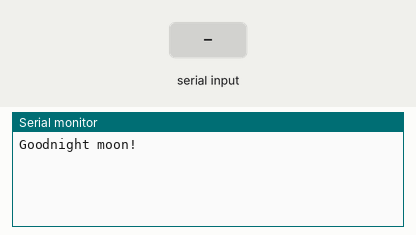
Simulated run of this sketch. Board: Arduino Leonardo, built with avr-gcc and run on an emulated ATmega32U4. On the bench: the last lines printed to the serial monitor. The inputs (shaded band) are chosen by the test bench.

Above: at 1.2 s.
1.3 s: "1" received over the second serial link
At 2.5 s:
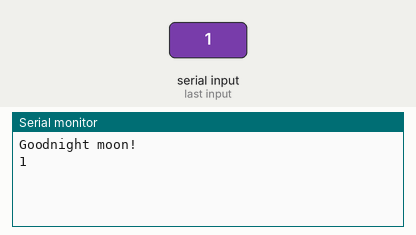
2.8 s: "0" received over the second serial link
At 3.7 s:
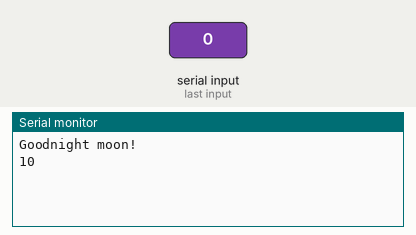

Measured:
- after the input at 1.3 s, the serial monitor: prints a new line at once (image 1)
- after the input at 2.8 s, the serial monitor: prints a new line at once (image 2)

The sketch:

GPSWorking.ino
```cpp
#include <SoftwareSerial.h>

SoftwareSerial mySerial(10, 11); // RX, TX

void setup()
{
  // Open serial communications and wait for port to open:
  Serial.begin(9600);
  while (!Serial) {
    ; // wait for serial port to connect. Needed for Leonardo only
  }


  Serial.println("Goodnight moon!");

  // set the data rate for the SoftwareSerial port
  mySerial.begin(4800);
  mySerial.println("Hello, world?");
}

void loop() // run over and over
{
  if (mySerial.available())
    Serial.write(mySerial.read());
  if (Serial.available())
    mySerial.write(Serial.read());
  }
```
